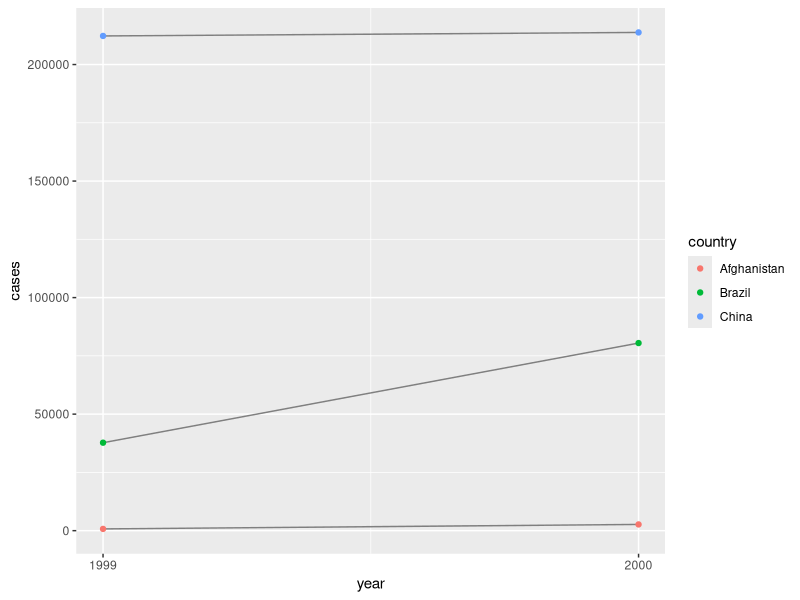
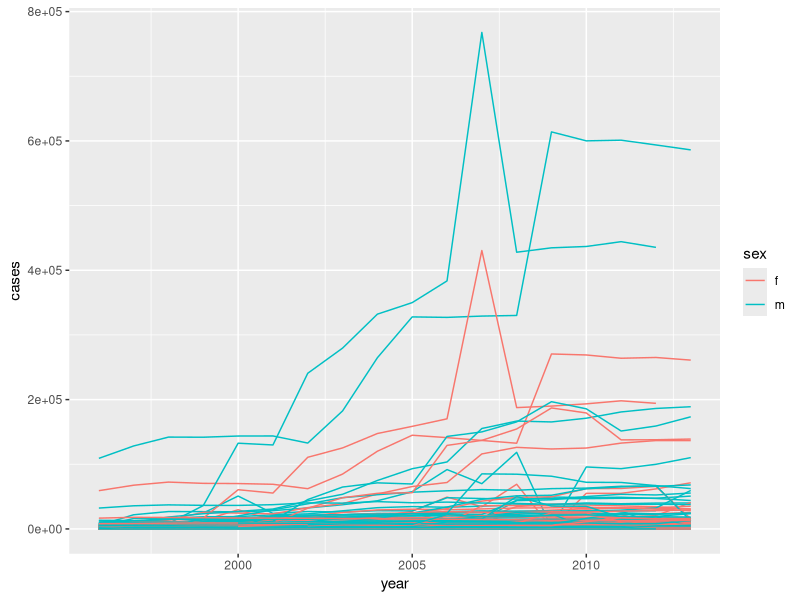

R code for these plots, in order:
## ---- chunk 1
knitr::opts_chunk$set(echo = TRUE)
## ---- chunk 2
library(tidyverse)
## ---- chunk 3
#
t2_cases <- filter(table2, type == "cases") %>%
  rename(cases = count) %>%
  arrange(country, year)
t2_population <- filter(table2, type == "population") %>%
  rename(population = count) %>%
  arrange(country, year)
t2_cases_per_cap <- tibble(
  year = t2_cases$year,
  country = t2_cases$country,
  cases = t2_cases$cases,
  population = t2_population$population
) %>%
  mutate(cases_per_cap = (cases / population) * 10000) %>%
  mutate(type = "cases_per_cap") %>%
  rename(count = cases_per_cap)
t2_cases_per_cap

t2_cases_per_cap <- t2_cases_per_cap %>%
  select(country, year, type, count)
table2b <-
  bind_rows(table2, t2_cases_per_cap) %>%
  arrange(country, year, type, count)

table2b


## ---- chunk 4
table4c <-
  tibble(
    country = table4a$country,
    `1999` = table4a[["1999"]] / table4b[["1999"]] * 10000,
    `2000` = table4a[["2000"]] / table4b[["2000"]] * 10000
  )
table4c

## ---- chunk 5
#
table2 %>%
  filter(type == "cases") %>%
  ggplot(aes(year, count)) +
  geom_line(aes(group = country), colour = "grey50") +
  geom_point(aes(colour = country)) +
  scale_x_continuous(breaks = unique(table2$year)) +
  ylab("cases")
## ---- chunk 6
#
table4a %>%
 gather('1999', '2000', key = "year", value = "cases")
## ---- chunk 7
#
preg <- tribble(
 ~pregnant, ~male, ~female,
 "yes", NA, 10,
 "no", 20, 12
)

table_preg <- preg %>%
  gather(sex, count, male:female) %>%
  drop_na()

table_preg
## ---- chunk 8
#
tibble(x = c("a,b,c", "d,e,f,g", "h,i,j")) %>%
 separate(x, c("one", "two", "three"))

tibble(x = c("a,b,c", "d,e,f,g", "h,i,j")) %>%
  separate(x, c("one", "two", "three"), extra = "merge")

tibble(x = c("a,b,c", "d,e,f,g", "h,i,j")) %>%
  separate(x, c("one", "two", "three"), extra = "drop")

tibble(x = c("a,b,c", "d,e", "f,g,i")) %>%
 separate(x, c("one", "two", "three"))

tibble(x = c("a,b,c", "d,e", "f,g,i")) %>%
  separate(x, c("one", "two", "three"), fill = "right")

tibble(x = c("a,b,c", "d,e", "f,g,i")) %>%
  separate(x, c("one", "two", "three"), fill = "left")
## ---- chunk 9
#
## ---- chunk 10
#
treatment <- tribble(
 ~ person, ~ treatment, ~response,
 "Derrick Whitmore", 1, 7,
 NA, 2, 10,
 NA, 3, 9,
 "Katherine Burke", 1, 4
)

treatment %>%
 fill(person, .direction = "up" )

## ---- chunk 11
#
who1 <- who %>%
 gather(
 new_sp_m014:newrel_f65, key = "key",
 value = "cases",
 na.rm = TRUE
 )

who3 <- who1 %>%
 separate(key, c("new", "type", "sexage"), sep = "_")

filter(who3, new == "newrel") %>% head()
## ---- chunk 12
#
select(who3, country, iso2, iso3) %>%
  distinct() %>%
  group_by(country) %>%
  filter(n() > 1)


## ---- chunk 13
#
whoA <- who%>%
 gather(code, value = "cases", new_sp_m014:newrel_f65, na.rm = TRUE) %>%
 mutate(code = stringr::str_replace(code, "newrel", "new_rel")) %>%
 separate(code, c("new", "var", "sexage")) %>%
 select(-new, -iso2, -iso3) %>%
 separate(sexage, c("sex", "age"), sep = 1)

whoA %>%
  group_by(country, year, sex) %>%
  filter(year > 1995) %>%
  summarise(cases = sum(cases)) %>%
  unite(country_sex, country, sex, remove = FALSE) %>%
  ggplot(aes(x = year, y = cases, group = country_sex, colour = sex)) +
  geom_line()
